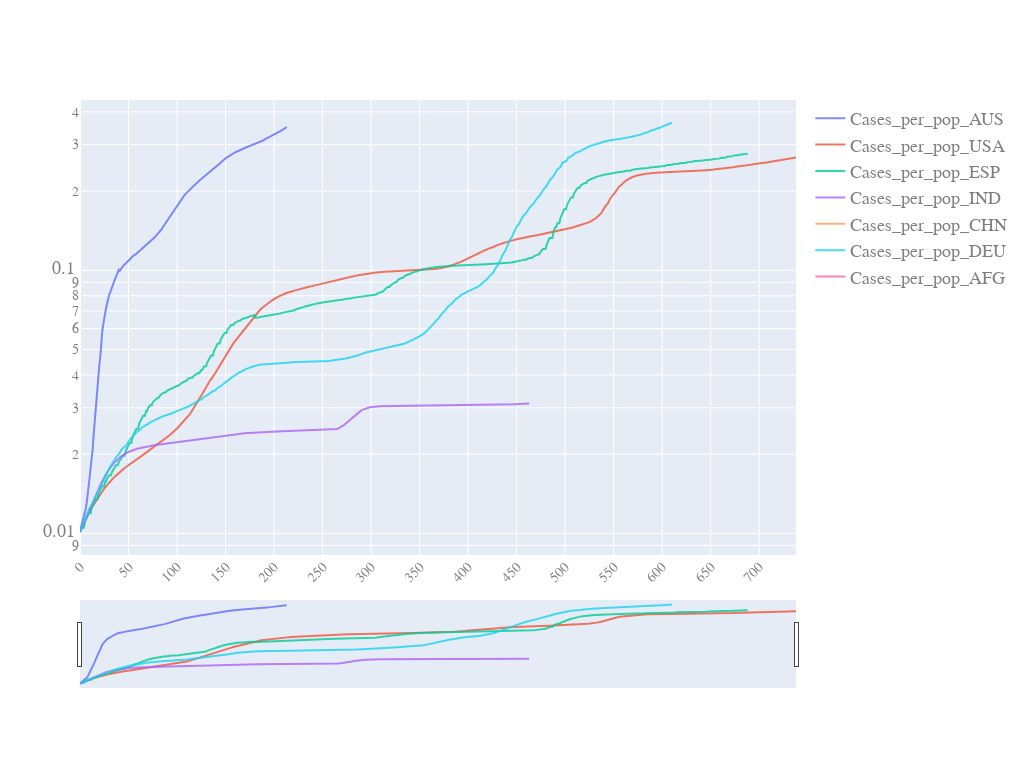

Here is the notebook cell this chart was saved with:
### Code cell
quick_plot(pd_sync_timelines.date,
           pd_sync_timelines.iloc[:, :-1],
           y_scale='log',
           slider=True)

### Figure 1 — Plotly figure (JSON) as saved in the notebook; plotly's stock layout.template omitted (floating-point values rounded to 4 significant figures; data arrays with more than 128 entries replaced by an {"elided": "..."} marker saying what was removed)
{"data": [{"name": "Cases_per_pop_AUS", "opacity": 0.8, "type": "scatter", "x": {"elided": "739 int values"}, "y": {"elided": "739 float values"}}, {"name": "Cases_per_pop_USA", "opacity": 0.8, "type": "scatter", "x": {"elided": "739 int values"}, "y": {"elided": "739 float values"}}, {"name": "Cases_per_pop_ESP", "opacity": 0.8, "type": "scatter", "x": {"elided": "739 int values"}, "y": {"elided": "739 float values"}}, {"name": "Cases_per_pop_IND", "opacity": 0.8, "type": "scatter", "x": {"elided": "739 int values"}, "y": {"elided": "739 float values"}}, {"name": "Cases_per_pop_CHN", "opacity": 0.8, "type": "scatter", "x": {"elided": "739 int values"}, "y": {"elided": "739 null values"}}, {"name": "Cases_per_pop_DEU", "opacity": 0.8, "type": "scatter", "x": {"elided": "739 int values"}, "y": {"elided": "739 float values"}}, {"name": "Cases_per_pop_AFG", "opacity": 0.8, "type": "scatter", "x": {"elided": "739 int values"}, "y": {"elided": "739 null values"}}], "layout": {"autosize": true, "font": {"color": "#7f7f7f", "family": "PT Sans, monospace", "size": 18}, "height": 768, "width": 1024, "xaxis": {"nticks": 20, "rangeslider": {"visible": true}, "tickangle": -45, "tickfont": {"color": "#7f7f7f", "size": 14}}, "yaxis": {"type": "log"}}}
